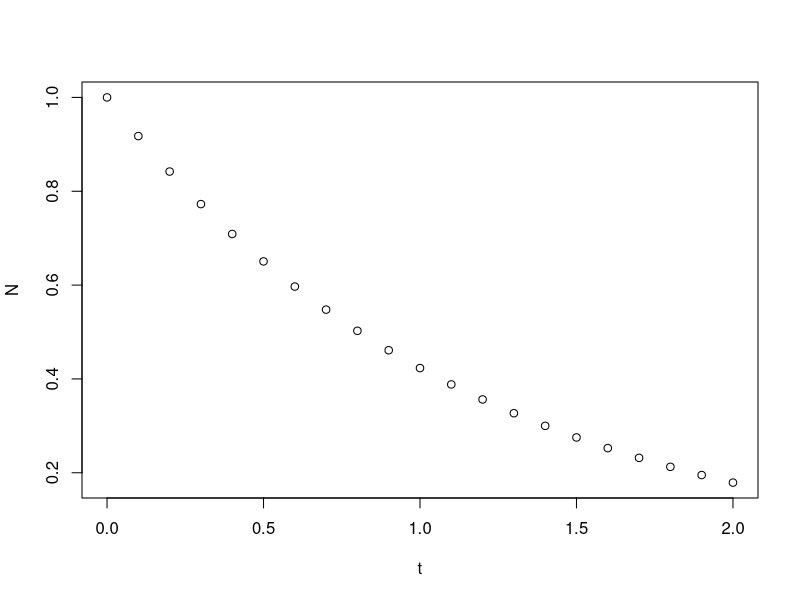

Generate this figure with R: (Note: this script raises an error after producing the figure.)
###This script is to determine Mr when given field mortality data with a constant M
	##Pros of these methods is that it is actual field data! (with predation and stuff)
		##Cons These field mortalities are from India, Indonesia, Oman, Australia..
		
##Two approach:
	##Figure out the size class of crabs where these mortalities are measured and work from there
			## This will provide the Mr and Lr
	##Assume mortalities measured are the averge mortatlity across all size classes
		##Figure out proportion loss at that point
			##Treat it like a laboratory experiment and derive Mr from that
			##Still need an end date for this approach
			
##Let's work with the Abdul and Wardiantno study:
#M is 0.86, 1.09 (per year!) (for females and males respectively)
M=0.86
t=seq(from =0, to=2, by=0.1)
N=exp(-M*t)

plot(N~t)

exp(-M) ##42% surival after a year

##From the Abdul and Wardiatno paper, they have the size class of the crabs caught (so can just take the average of that and use that as Lr)
##So given mean(c1.09, 0.86) Mr and Lr of (mean c(89, 139.8))
mr=`mean(c(1.09, 0.86))/365` ##per day
lr=mean(c(89, 139.8)) ##mm

##head's up: mr*lr is just mr when lr is 1 (which is good for comparing across studies)
mr*lr

(0.0176*5)/(mr*lr)


###Some thoughts after messing around with it. So converting paper data to Lorenzen data (where it is size dpeendent) seems to work in that it is within an order of magnitude of the surival rate measured with juveniles measured in hatchery. The question is whether it is approriate to convert field mortality (that is asummed to be constant) to a value that is dependent on size?? (I think so because mortality would still look relatively constant if you are only seeing one size class as they did)
##Plus!!!!! Field mortality is actually higher than hatchery mortality (that's great because that's what we would expect!)

mr=1.05/365
lr=mean(c(23,173))